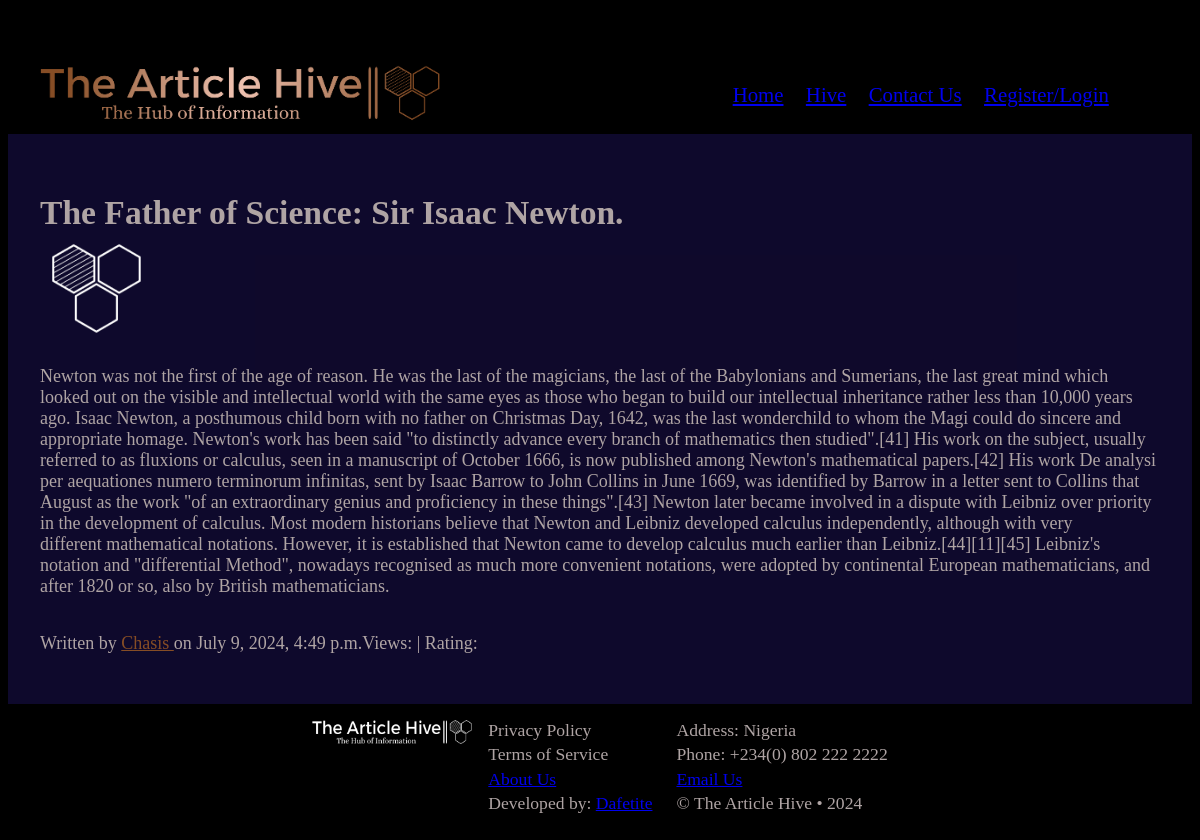
The app's page /article/1/ with its own data.
### article_hive_app/models.py (models this page shows, shortened)
class Article(models.Model):
	title = models.CharField(max_length=200)
	author = models.ForeignKey(settings.AUTH_USER_MODEL, on_delete=models.CASCADE, related_name='articles')
	content = models.TextField()
	date_published = models.DateTimeField(auto_now_add=True)
	views = models.IntegerField(default=0)
	rating = models.IntegerField(default=0)

class User(AbstractUser):
	middle_name = models.CharField(max_length=100, null=True, blank=True)
	email = models.EmailField(max_length=200, unique=True)
	username = models.CharField(default="ArticleHiveUser", max_length=15)
	phone = models.CharField(null=True, blank=True, max_length=14)
	website = models.URLField(max_length=200, null=True, blank=True)
	profile_picture = models.ImageField(upload_to=unique_profile_pic, null=True, blank=True, default='profile_pictures/placeholder.png')
	aboutme = models.TextField()
	USERNAME_FIELD = 'email'
	REQUIRED_FIELDS = []

### article_hive_app/views.py (the view)
# urls.py: path('article/<int:pk>/', views.article, name='article'),
def article(request, pk):
    article = get_object_or_404(Article, pk=pk)
    author = article.author
    user = request.user
    is_owner = author == user
    context = {
        'article': article,
        'is_owner': is_owner,
        'article_title': articles,
        'pgname': 'Article'
    }
    return render(request, 'article.html', context)

### templates/article.html (shortened to what this page needs)
{% extends 'base.html' %}
{% load static %}
{% block section %}
{% with "" as empty %}
<section class="article">
	<h1 class="right-anime" style="margin-bottom: 0;">{{ article.title }}</h1>
	<img class="down-drop article-pic" src="{% static 'logo - shade of brown/the-article-hive-favicon-white.png' %}" alt="article photo" />
	<p class="left-anime">
		{{ article.content|default:empty }}
	</p>
	<div class="flex-block top-drop">
		<p>Written by <a href="{% url 'profile' pk=article.author.pk %}" style="text-decoration: underline; color: rgb(134,77,37);">{{ article.author.first_name|default:empty|capfirst }} {{ article.author.last_name|default:empty|capfirst }}</a></h2> on {{ article.date_published|default:empty }}</p>
		<p>Views: {{ article.views|default:empty }} | Rating: {{ article.rating|default:empty }}</p>
	</div>
	</section>
{% endwith %}
{% endblock section %}

### static/article_hive_project/css/style.css (style rules this page uses)
.top-drop { opacity: 0; animation: dropdown 1s ease-out forwards; }
.down-drop { opacity: 0; animation: dropup 1s ease-out forwards; }
.left-anime { opacity: 0; animation: fadeIn 2s ease-out forwards; }
.right-anime { opacity: 0; animation: fadeOut 2s ease-out forwards; }
p { font-size: 0; }
body { background-color: black; }
section a { text-decoration: none; color: inherit; }
.about h1, .article h1, .profile h1 { font-size: 2.1rem; }
.article img { width: 10%; }
.flex-block { display: flex; }
.article-pic { border-radius: 0.6rem; }

### records on screen
Article: title "The Father of Science: Sir Isaac Newton.", content "Newton was not the first of the age of reason. He was the last of the magicians, the last of the Babylonians and Sumerians, the last great mind which looked out on the visible and intellectual world with the same eyes as those who began to build our intellectual inheritance rather less than 10,000 years ago. Isaac Newton, a posthumous child born with no father on Christmas Day, 1642, was the last wonderchild to whom the Magi could do sincere and appropriate homage. Newton's work has been said \"to distinctly advance every branch of mathematics then studied\".[41] His work on the subject, usually referred to as fluxions or calculus, seen in a manuscript of October 1666, is now published among…", author.first_name "Chasis", date_published "July 9, 2024, 4:49 p.m."
